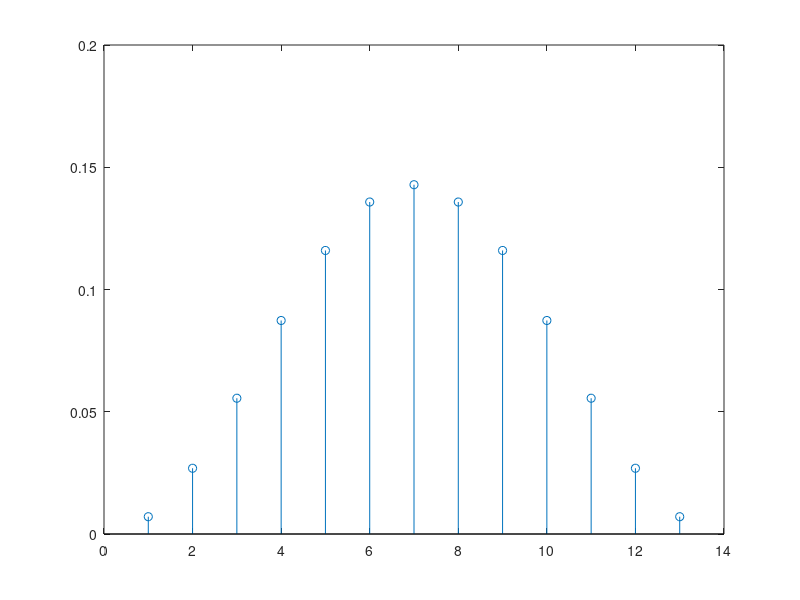

The MATLAB script that drew this image: (Note: this script raises an error after producing the figure.)
clear all, close all


%%%%señal de impulso 

x=zeros(1,50); x(1)=1;
figure(1)
% stem(x)
N=6;n=(-N:N); b=(1+cos(n*pi/(N+1)))/2; 
b=b/sum(b);
figure(1)
stem(b)

y = filtro_FIR(b,x);  
figure(2), hold on
stem(y)

%%%%%%%%%%%%%%%

b=[0.05];%x
%a=[1 -0.95];%y
a=[1 -1.02];%y

y= filtro_IIR(b,a,x);
stem(y,'r'), hold off

